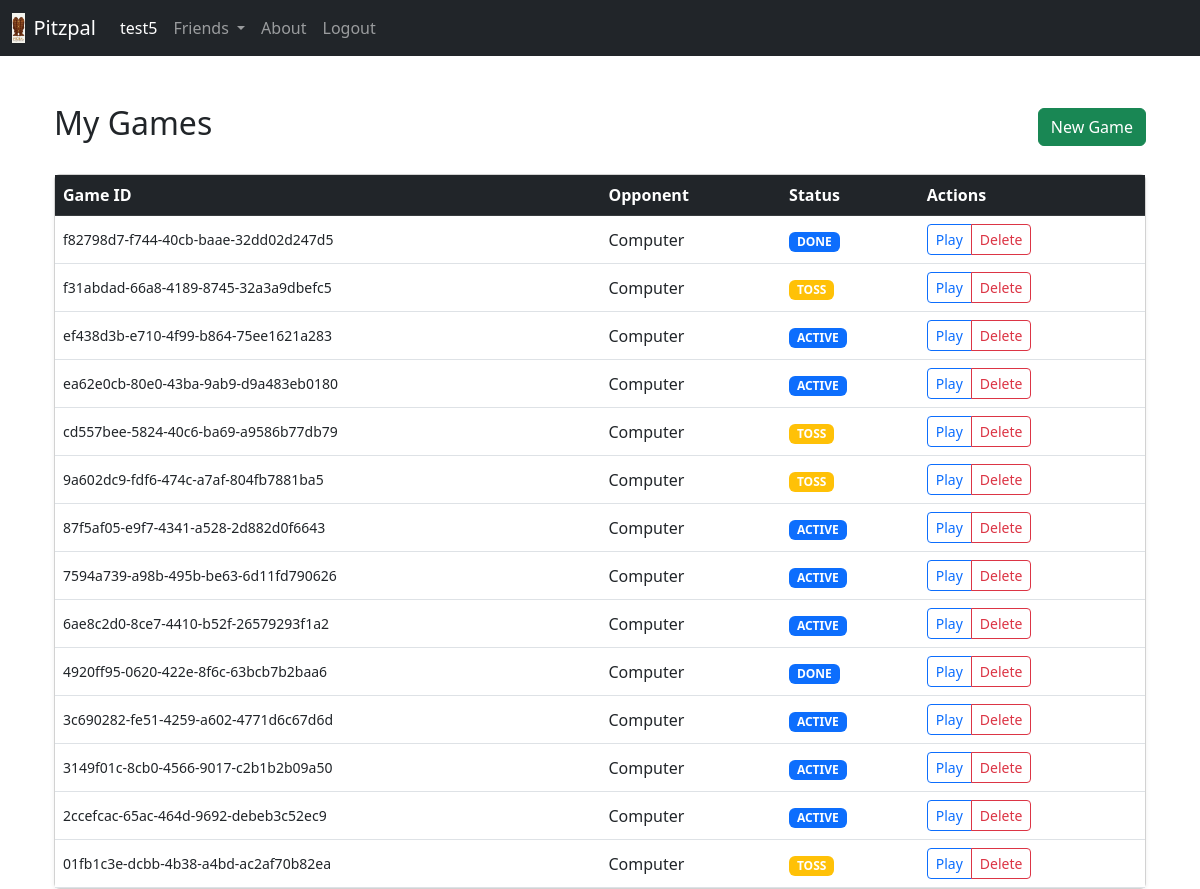
/game/my-games/ (signed in), run on an earlier commit of the app's database.
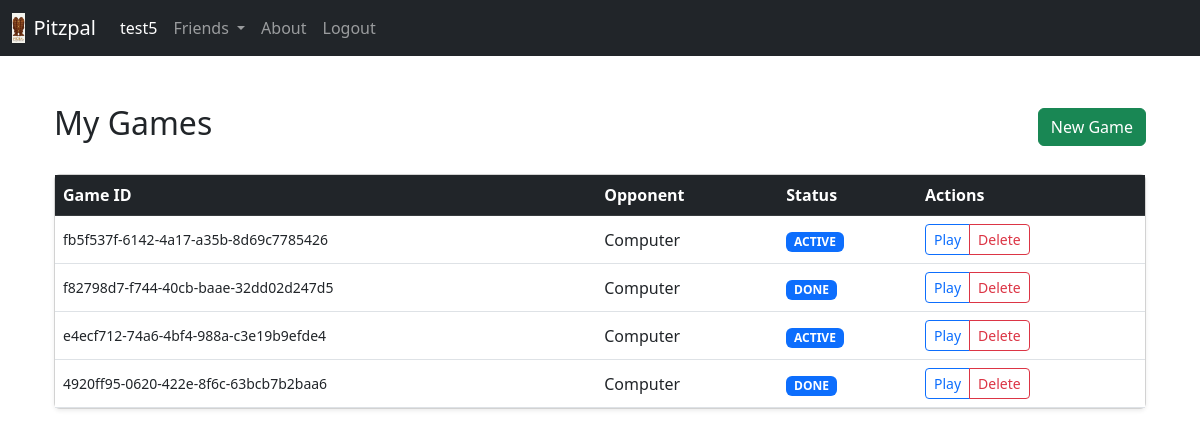
And on a later commit of the database.
### crm/models.py (models this page shows, shortened)
class User(AbstractUser):
    ph = models.BigIntegerField(default=0)
    dob = models.DateField(default=datetime.date(2000, 1, 1))
    email = models.EmailField(unique=True)
    rating = models.IntegerField(default=100)
    wins = models.PositiveIntegerField(default=0)
    total = models.PositiveIntegerField(default=0)

### pitzpalgame/models.py (models this page shows, shortened)
class PitzpalGame(models.Model):
    id = models.UUIDField(primary_key=True, default=uuid.uuid4, editable=False)
    player1 = models.ForeignKey(
        settings.AUTH_USER_MODEL, on_delete=models.CASCADE, related_name="games_p1"
    )
    player2 = models.ForeignKey(
        settings.AUTH_USER_MODEL, on_delete=models.CASCADE, null=True, blank=True
    )
    game = models.JSONField()

### pitzpalgame/views.py (the view)
# urls.py: path("my-games/", views.game_list, name="game_list"),
@login_required
def game_list(request):
    games = PitzpalGame.objects.filter(
        player1=request.user
    ) | PitzpalGame.objects.filter(player2=request.user)
    return render(request, "home/game_list.html", {"games": games.order_by("-id")})

### home/templates/home/game_list.html (shortened to what this page needs)
{% extends 'common/base.html' %}
{% block content %}
<div class="container mt-5">
    <div class="d-flex justify-content-between align-items-center mb-4">
        <h2>My Games</h2>
        <a href="{% url 'api_new_game' %}" class="btn btn-success">New Game</a>
    </div>
    <div class="card shadow-sm">
        <div class="card-body p-0">
            <table class="table table-hover mb-0">
                <thead class="table-dark">
                    <tr>
                        <th>Game ID</th>
                        <th>Opponent</th>
                        <th>Status</th>
                        <th>Actions</th>
                    </tr>
                </thead>
                <tbody>
                    {% for game in games %}
                    <tr>
                        <td class="align-middle small">{{ game.id }}</td>
                        <td class="align-middle">
                            {% if game.player2 %}{{ game.player2.username }}{% else %}Computer{% endif %}
                        </td>
                        <td class="align-middle">
                            <span class="badge {% if game.game.Status == 'toss' %}bg-warning{% else %}bg-primary{% endif %}">
                                {{ game.game.Status|upper }}
                            </span>
                        </td>
                        <td class="align-middle">
                            <div class="btn-group">
                                <a href="/game/view/{{ game.id }}" class="btn btn-sm btn-outline-primary">Play</a>
                                <button class="btn btn-sm btn-outline-danger"
                                        onclick="confirmDelete('{{ game.id }}')">
                                    Delete
                                </button>
                            </div>
                        </td>
                    </tr>
                    {% empty %}
                    <tr>
                        <td colspan="4" class="text-center py-4 text-muted">No games found. Start a new one!</td>
                    </tr>
                    {% endfor %}
                </tbody>
            </table>
        </div>
    </div>
</div>
{% endblock %}

### home/templates/common/base.html (shortened to what this page needs)
<!doctype html>
<html lang="en">
    <head>
        <link
            href="https://cdn.jsdelivr.net/npm/bootstrap@5.3.0/dist/css/bootstrap.min.css"
            rel="stylesheet"
        />
    </head>
    <body>
        {% load static %}
        <nav class="navbar navbar-expand-lg navbar-dark bg-dark">
            <div class="container-fluid">
                <a class="navbar-brand d-flex align-items-center" href="#">
                            <img src="{% static 'images/logo.png' %}" alt="Pitzpal Logo" height="30" class="me-2">
                            <span>Pitzpal</span>
                </a>
                <div class="collapse navbar-collapse" id="navbarNav">
                    <ul class="navbar-nav">
                        <li class="nav-item">
                            <a class="nav-link active" href="/home">{{ user.username }}</a>
                        </li>
                        <li class="nav-item dropdown">
                            <a class="nav-link dropdown-toggle" href="#" id="friendsDropdown" role="button" data-bs-toggle="dropdown" aria-expanded="false">
                                        Friends
                            </a>
                        </li>
                        <li class="nav-item">
                            <a class="nav-link" href="/about">About</a>
                        </li>
                        <li class="nav-item">
                            {% if user.is_authenticated %}
                                <form action="{% url 'logout' %}" method="post" style="display: inline;">
                                    <button type="submit" class="nav-link" ">
                                        Logout
                                    </button>
                                </form>
                            {% endif %}
                        </li>
                    </ul>
                </div>
            </div>
        </nav>
        <div class="container mt-4">
            {% if user.is_authenticated %}
            {% block content %}{% endblock %}
            {% endif %}
        </div>
    </body>
</html>

What changed in the data, as far as the page shows it:
removed PitzpalGame: id "f31abdad-66a8-4189-8745-32a3a9dbefc5", shows "Computer", game.Status "TOSS"
removed PitzpalGame: id "ef438d3b-e710-4f99-b864-75ee1621a283", shows "Computer", game.Status "ACTIVE"
removed PitzpalGame: id "ea62e0cb-80e0-43ba-9ab9-d9a483eb0180", shows "Computer", game.Status "ACTIVE"
removed PitzpalGame: id "cd557bee-5824-40c6-ba69-a9586b77db79", shows "Computer", game.Status "TOSS"
removed PitzpalGame: id "9a602dc9-fdf6-474c-a7af-804fb7881ba5", shows "Computer", game.Status "TOSS"
removed PitzpalGame: id "87f5af05-e9f7-4341-a528-2d882d0f6643", shows "Computer", game.Status "ACTIVE"
removed PitzpalGame: id "7594a739-a98b-495b-be63-6d11fd790626", shows "Computer", game.Status "ACTIVE"
removed PitzpalGame: id "6ae8c2d0-8ce7-4410-b52f-26579293f1a2", shows "Computer", game.Status "ACTIVE"
removed PitzpalGame: id "3c690282-fe51-4259-a602-4771d6c67d6d", shows "Computer", game.Status "ACTIVE"
removed PitzpalGame: id "3149f01c-8cb0-4566-9017-c2b1b2b09a50", shows "Computer", game.Status "ACTIVE"
removed PitzpalGame: id "2ccefcac-65ac-464d-9692-debeb3c52ec9", shows "Computer", game.Status "ACTIVE"
removed PitzpalGame: id "01fb1c3e-dcbb-4b38-a4bd-ac2af70b82ea", shows "Computer", game.Status "TOSS"
added PitzpalGame: id "fb5f537f-6142-4a17-a35b-8d69c7785426", shows "Computer", game.Status "ACTIVE"
added PitzpalGame: id "e4ecf712-74a6-4bf4-988a-c3e19b9efde4", shows "Computer", game.Status "ACTIVE"
